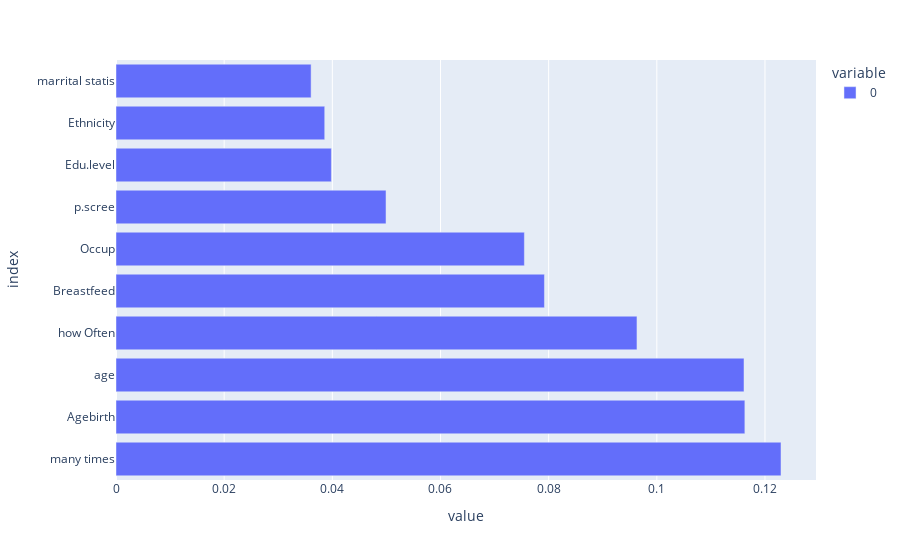

Notebook code for this chart:
### Markdown cell above
## Feature Importance of Random Forest Model

### Code cell
feat_importances = pd.Series(rfmodel1.feature_importances_, index=X1_train.columns)
feat_importances=feat_importances.sort_values(ascending=False)
feat_importances.nlargest(10).plot(kind='barh')

### Figure 1 — Plotly figure (JSON) as saved in the notebook; plotly's stock layout.template omitted (floating-point values rounded to 4 significant figures)
{"data": [{"alignmentgroup": "True", "hovertemplate": "variable=0<br>value=%{x}<br>index=%{y}<extra></extra>", "legendgroup": "0", "marker": {"color": "#636efa", "pattern": {"shape": ""}}, "name": "0", "offsetgroup": "0", "orientation": "h", "showlegend": true, "textposition": "auto", "type": "bar", "x": [0.123, 0.1163, 0.1161, 0.09633, 0.07922, 0.07551, 0.04993, 0.03983, 0.0386, 0.03608], "xaxis": "x", "y": ["many times", "Agebirth", "age", "how Often", "Breastfeed", "Occup", "p.scree", "Edu.level", "Ethnicity", "marrital statis"], "yaxis": "y"}], "layout": {"barmode": "relative", "legend": {"title": {"text": "variable"}, "tracegroupgap": 0}, "margin": {"t": 60}, "xaxis": {"anchor": "y", "domain": [0, 1], "title": {"text": "value"}}, "yaxis": {"anchor": "x", "domain": [0, 1], "title": {"text": "index"}}}}
